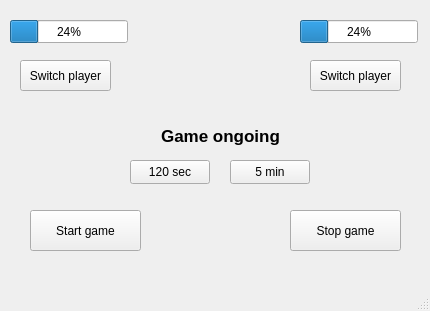
<?xml version="1.0" encoding="UTF-8"?>
<ui version="4.0">
 <class>MainWindow</class>
 <widget class="QMainWindow" name="MainWindow">
  <property name="geometry">
   <rect>
    <x>0</x>
    <y>0</y>
    <width>430</width>
    <height>311</height>
   </rect>
  </property>
  <property name="windowTitle">
   <string>MainWindow</string>
  </property>
  <widget class="QWidget" name="centralwidget">
   <widget class="QPushButton" name="p1switch">
    <property name="geometry">
     <rect>
      <x>20</x>
      <y>60</y>
      <width>91</width>
      <height>31</height>
     </rect>
    </property>
    <property name="text">
     <string>Switch player</string>
    </property>
   </widget>
   <widget class="QPushButton" name="p2switch">
    <property name="geometry">
     <rect>
      <x>310</x>
      <y>60</y>
      <width>91</width>
      <height>31</height>
     </rect>
    </property>
    <property name="text">
     <string>Switch player</string>
    </property>
   </widget>
   <widget class="QPushButton" name="startGame">
    <property name="geometry">
     <rect>
      <x>30</x>
      <y>210</y>
      <width>111</width>
      <height>41</height>
     </rect>
    </property>
    <property name="text">
     <string>Start game</string>
    </property>
   </widget>
   <widget class="QPushButton" name="stopGame">
    <property name="geometry">
     <rect>
      <x>290</x>
      <y>210</y>
      <width>111</width>
      <height>41</height>
     </rect>
    </property>
    <property name="text">
     <string>Stop game</string>
    </property>
   </widget>
   <widget class="QPushButton" name="sek">
    <property name="geometry">
     <rect>
      <x>130</x>
      <y>160</y>
      <width>80</width>
      <height>24</height>
     </rect>
    </property>
    <property name="text">
     <string>120 sec</string>
    </property>
   </widget>
   <widget class="QPushButton" name="min">
    <property name="geometry">
     <rect>
      <x>230</x>
      <y>160</y>
      <width>80</width>
      <height>24</height>
     </rect>
    </property>
    <property name="text">
     <string>5 min</string>
    </property>
   </widget>
   <widget class="QProgressBar" name="p1bar">
    <property name="geometry">
     <rect>
      <x>10</x>
      <y>20</y>
      <width>118</width>
      <height>23</height>
     </rect>
    </property>
    <property name="value">
     <number>24</number>
    </property>
   </widget>
   <widget class="QProgressBar" name="p2bar">
    <property name="geometry">
     <rect>
      <x>300</x>
      <y>20</y>
      <width>118</width>
      <height>23</height>
     </rect>
    </property>
    <property name="value">
     <number>24</number>
    </property>
   </widget>
   <widget class="QLabel" name="label">
    <property name="geometry">
     <rect>
      <x>20</x>
      <y>120</y>
      <width>401</width>
      <height>31</height>
     </rect>
    </property>
    <property name="font">
     <font>
      <pointsize>13</pointsize>
      <bold>true</bold>
     </font>
    </property>
    <property name="text">
     <string>Game ongoing</string>
    </property>
    <property name="alignment">
     <set>Qt::AlignCenter</set>
    </property>
   </widget>
  </widget>
  <widget class="QMenuBar" name="menubar">
   <property name="geometry">
    <rect>
     <x>0</x>
     <y>0</y>
     <width>430</width>
     <height>21</height>
    </rect>
   </property>
  </widget>
  <widget class="QStatusBar" name="statusbar"/>
 </widget>
 <resources/>
 <connections/>
</ui>
